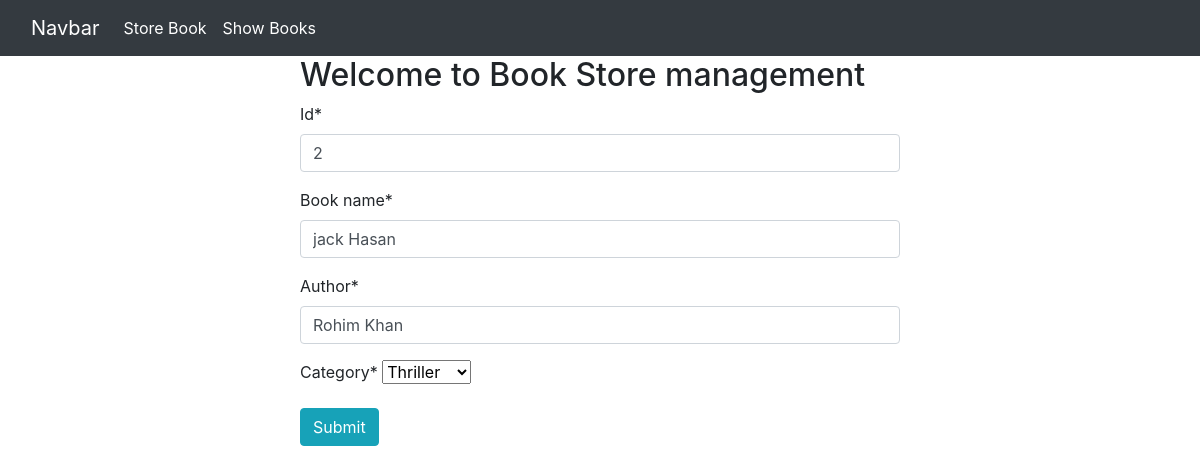
The page /edit_book/2 on the database its author committed.
### book/models.py (models this page shows)
class BookStoreModel(models.Model):
    CATEGORY = (
        ('Mystery', 'Mystery'),
        ('Thriller', 'Thriller'),
        ('Sci-Fi', 'Sci-Fi'),
        ('Humor', 'Humor'),
        ('Horror', 'Horror'),
    )
    id = models.IntegerField(primary_key=True)
    book_name = models.CharField(max_length=30)
    author = models.CharField(max_length=30)
    category = models.CharField(max_length=30,choices= CATEGORY)
    first_published = models.DateTimeField(auto_now_add = True) #First time it will show published date
    last_published = models.DateTimeField(auto_now = True) #After that all updates date will show here(last update)

### book/views.py (the view)
# urls.py: path('edit_book/<int:id>',edit_book,name='editbook'),
def edit_book(request,id):
    book = BookStoreModel.objects.get(pk = id)
    form = BookStoreForm(instance=book)
    if request.method == 'POST':
        form = BookStoreForm(request.POST,instance=book)
        if form.is_valid():
            form.save()
            return redirect('showbook')
    return render(request,'store_book.html',{'Form': form})

### book/forms.py
class BookStoreForm(forms.ModelForm):
    class Meta:
        model = BookStoreModel
        fields = ['id', 'book_name', 'author', 'category']

### book/templates/store_book.html (shortened to what this page needs)
{% extends "base.html" %}
{% load crispy_forms_tags %}
{% block content %}
<div style="width:50%;margin:auto;">
    <h2>Welcome to Book Store management</h2>
    <form method="post">
        {{Form | crispy}}
        <button class="btn btn-info" type="submit">Submit</button>
    </form>
</div>
{% endblock %}

### rows shown on the page
BookStoreModel: id "2", book_name "jack Hasan", author "Rohim Khan", category "Thriller"
